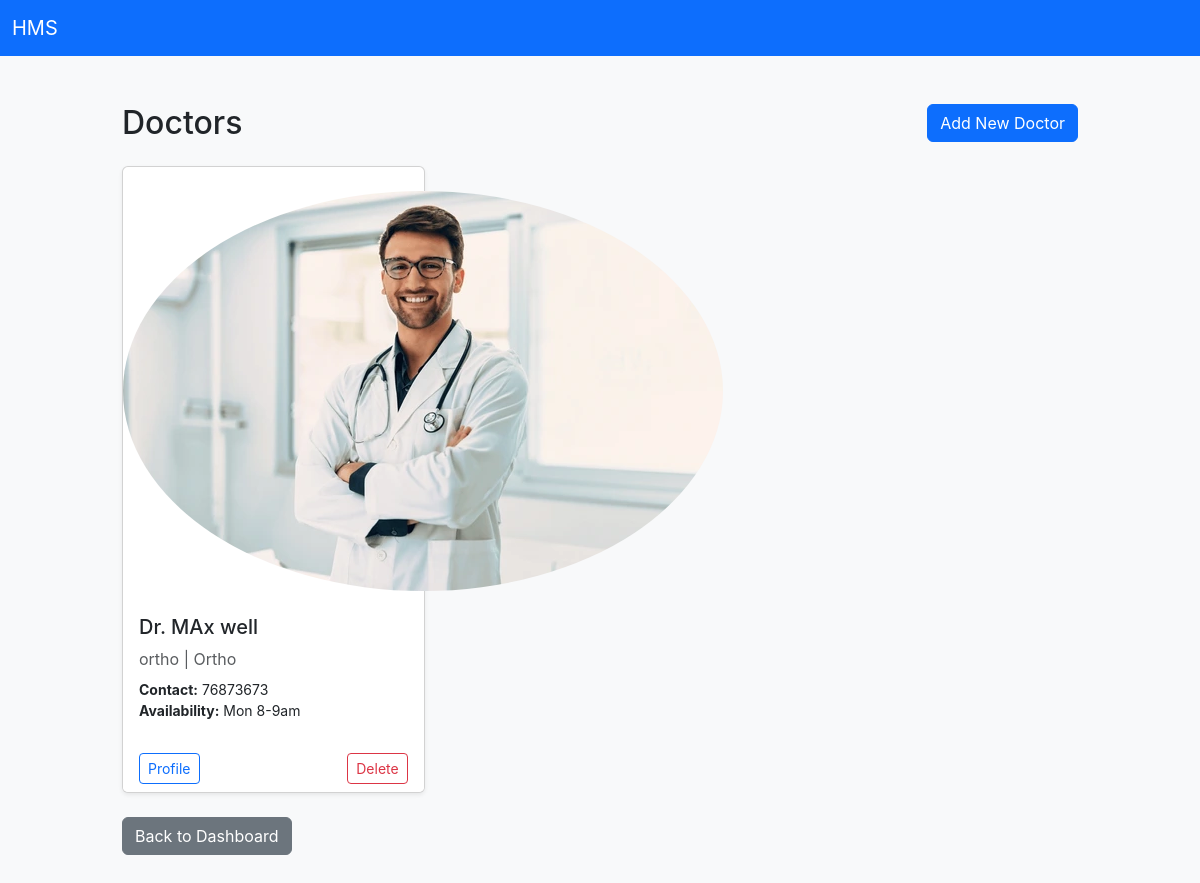
/doctor/doctors, run on an earlier commit of the app's database.
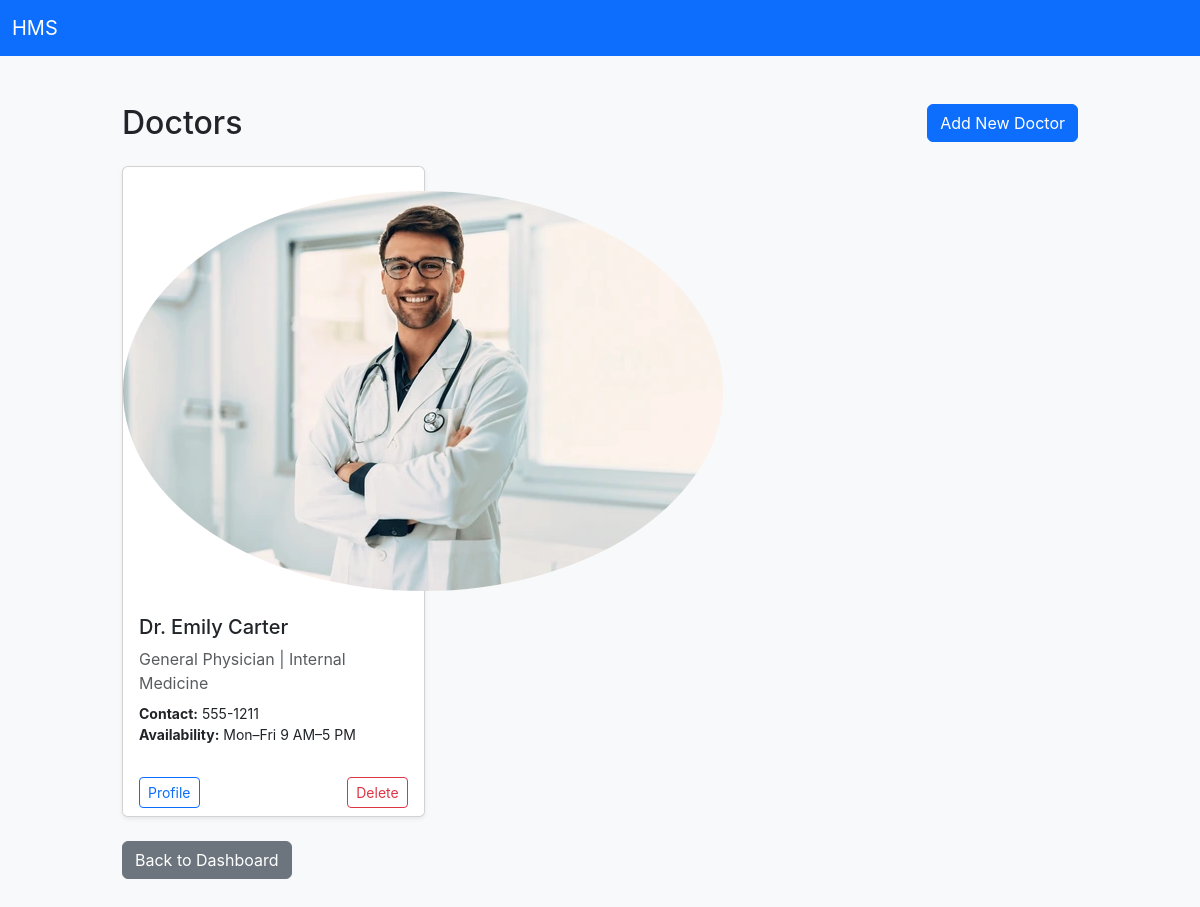
And on a later commit of the database.
### tables this page shows
CREATE TABLE doctors (
        doctor_id INTEGER PRIMARY KEY AUTOINCREMENT,
        f_name TEXT NOT NULL,
        l_name TEXT NOT NULL,
        specialization TEXT,
        contact TEXT,
        department TEXT,
        availability TEXT,
        created_at TEXT DEFAULT (datetime('now'))
    , password TEXT);

### doctor_routes.py (the view)
@doctor_bp.route('/doctors')
def list_doctors():
    conn = get_conn()
    doctors = conn.execute('SELECT * FROM doctors ORDER BY created_at DESC').fetchall()
    conn.close()
    return render_template('doctors.html', doctors=doctors)

### doctor_routes.py (called while the page is built)
def get_conn():
    conn = sqlite3.connect(DATABASE)
    conn.row_factory = sqlite3.Row
    return conn

### templates/doctors.html (shortened to what this page needs)
{% extends 'base.html' %}
{% block content %}
<div class="d-flex justify-content-between align-items-center mb-4">
    <h2 class="m-0">Doctors</h2>
    <a class="btn btn-primary" href="{{ url_for('admin.add_doctor') }}">Add New Doctor</a>
</div>
<div class="row row-cols-1 row-cols-md-2 row-cols-lg-3 g-4">
    {% for doc in doctors %}
    <div class="col">
        <div class="card h-100 shadow-sm">
            <div class="text-center pt-4">
            <img src="{{ url_for('static', filename='icons/doc1.webp') }}" alt="Doctor Photo" class="rounded-circle mb-2 doctor-photo">
            </div>
            <div class="card-body">
                <h5 class="card-title">Dr. {{ doc['f_name'] }} {{ doc['l_name'] }}</h5>
                <div class="mb-2 text-muted">{{ doc['specialization'] }} | {{ doc['department'] }}</div>
                <ul class="list-unstyled small mb-2">
                    <li><strong>Contact:</strong> {{ doc['contact'] }}</li>
                    <li><strong>Availability:</strong> {{ doc['availability'] }}</li>
                </ul>
            </div>
            <div class="card-footer bg-white border-0 d-flex justify-content-between">
                <a class="btn btn-outline-primary btn-sm" href="{{ url_for('doctor.doctor_profile', did=doc['doctor_id']) }}">Profile</a>
                <a class="btn btn-outline-danger btn-sm" href="{{ url_for('admin.delete_doctor', did=doc['doctor_id']) }}" onclick="return confirm('Are you sure you want to delete this doctor?');">Delete</a>
            </div>
        </div>
    </div>
    {% endfor %}
</div>
<div class="mt-4">
    <a class="btn btn-secondary" href="{{ url_for('admin.dashboard') }}">Back to Dashboard</a>
</div>
{% endblock %}

### templates/base.html (shortened to what this page needs)
<!DOCTYPE html>
<html lang="en">
<head>
    <link href="https://cdn.jsdelivr.net/npm/bootstrap@5.3.2/dist/css/bootstrap.min.css" rel="stylesheet">
    <link rel="stylesheet" href="{{ url_for('static', filename='css/style.css') }}">
</head>
<body class="bg-light">
    {% set is_login_page = request.endpoint in ['admin.login', 'doctor.login'] %}
    {% if not is_login_page %}
    <nav class="navbar navbar-expand-lg navbar-dark bg-primary">
      <div class="container-fluid">
        <a class="navbar-brand" href="#">HMS</a>
      </div>
    </nav>
    {% endif %}
    <main class="container py-5">
      <div class="toast-container position-fixed bottom-0 end-0 p-3" id="toastContainer">
      </div>
      {% block content %}{% endblock %}
    </main>
</body>
</html>

### static/css/style.css (style rules this page uses)
body { font-family: Inter, system-ui, -apple-system, 'Segoe UI', Roboto, 'Helvetica Neue', Arial; }
.container { max-width: 980px; }
.toast-container { z-index: 1080; }

What changed in the data, as far as the page shows it:
removed doctors: f_name "MAx", l_name "well", specialization "ortho", department "Ortho", contact "76873673", availability "Mon 8-9am"
added doctors: f_name "Emily", l_name "Carter", specialization "General Physician", department "Internal Medicine", contact "555-1211", availability "Mon–Fri 9 AM–5 PM"
